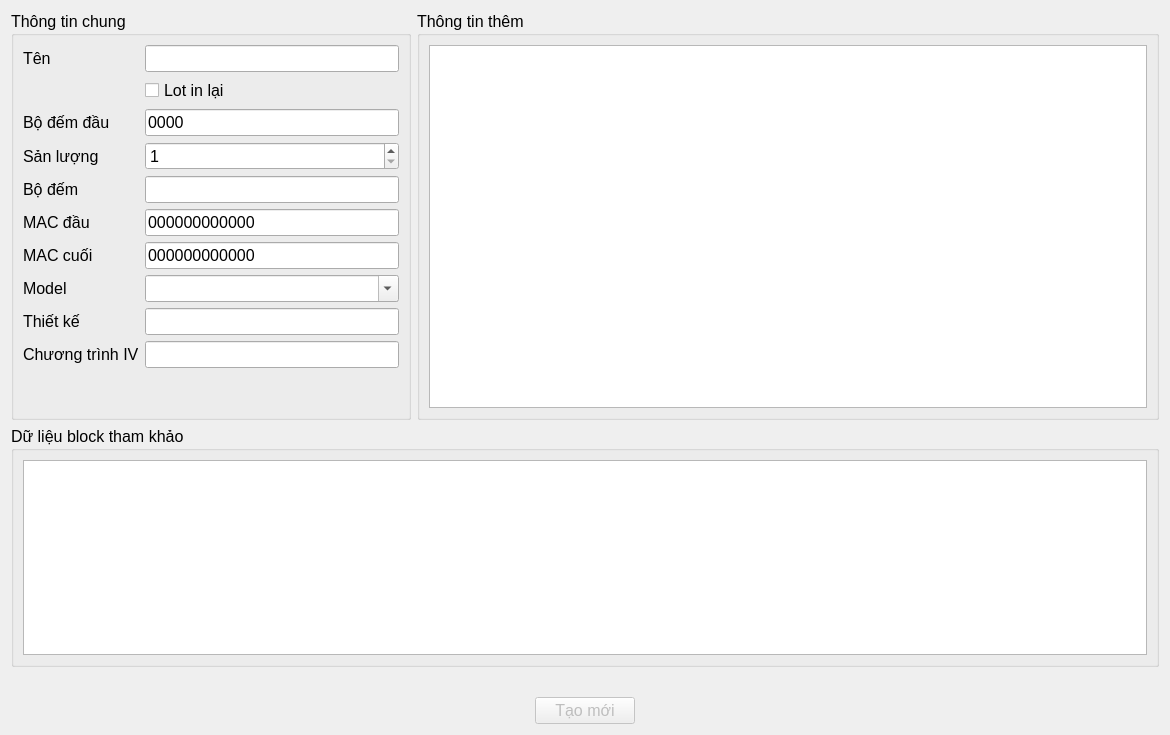
<?xml version="1.0" encoding="UTF-8"?>
<ui version="4.0">
 <class>LotPropertiesDialog</class>
 <widget class="QDialog" name="LotPropertiesDialog">
  <property name="geometry">
   <rect>
    <x>0</x>
    <y>0</y>
    <width>1170</width>
    <height>735</height>
   </rect>
  </property>
  <property name="font">
   <font>
    <pointsize>12</pointsize>
   </font>
  </property>
  <property name="windowTitle">
   <string>Thông tin lot</string>
  </property>
  <layout class="QGridLayout" name="gridLayout_2">
   <item row="0" column="0">
    <widget class="QGroupBox" name="groupBox">
     <property name="minimumSize">
      <size>
       <width>200</width>
       <height>0</height>
      </size>
     </property>
     <property name="maximumSize">
      <size>
       <width>400</width>
       <height>16777215</height>
      </size>
     </property>
     <property name="title">
      <string>Thông tin chung</string>
     </property>
     <layout class="QGridLayout" name="gridLayout_3">
      <item row="6" column="1">
       <widget class="QLineEdit" name="txtMACStart">
        <property name="text">
         <string>000000000000</string>
        </property>
        <property name="maxLength">
         <number>12</number>
        </property>
       </widget>
      </item>
      <item row="3" column="1">
       <widget class="QSpinBox" name="spxQuantity">
        <property name="minimum">
         <number>1</number>
        </property>
        <property name="maximum">
         <number>100000</number>
        </property>
       </widget>
      </item>
      <item row="9" column="0">
       <widget class="QLabel" name="label_3">
        <property name="text">
         <string>Thiết kế</string>
        </property>
       </widget>
      </item>
      <item row="7" column="0">
       <widget class="QLabel" name="label_8">
        <property name="text">
         <string>MAC cuối</string>
        </property>
       </widget>
      </item>
      <item row="8" column="1">
       <widget class="QComboBox" name="cbxModel">
        <property name="editable">
         <bool>true</bool>
        </property>
       </widget>
      </item>
      <item row="1" column="1">
       <widget class="QCheckBox" name="chxRePrint">
        <property name="text">
         <string>Lot in lại</string>
        </property>
       </widget>
      </item>
      <item row="10" column="0">
       <widget class="QLabel" name="label_4">
        <property name="text">
         <string>Chương trình IV</string>
        </property>
       </widget>
      </item>
      <item row="5" column="1">
       <widget class="QLineEdit" name="txtCounter">
        <property name="readOnly">
         <bool>true</bool>
        </property>
       </widget>
      </item>
      <item row="0" column="1">
       <widget class="QLineEdit" name="txtName">
        <property name="minimumSize">
         <size>
          <width>0</width>
          <height>0</height>
         </size>
        </property>
       </widget>
      </item>
      <item row="7" column="1">
       <widget class="QLineEdit" name="txtMACEnd">
        <property name="text">
         <string>000000000000</string>
        </property>
        <property name="maxLength">
         <number>12</number>
        </property>
       </widget>
      </item>
      <item row="8" column="0">
       <widget class="QLabel" name="label_2">
        <property name="text">
         <string>Model</string>
        </property>
       </widget>
      </item>
      <item row="0" column="0">
       <widget class="QLabel" name="label">
        <property name="text">
         <string>Tên</string>
        </property>
       </widget>
      </item>
      <item row="11" column="1">
       <spacer name="verticalSpacer">
        <property name="orientation">
         <enum>Qt::Vertical</enum>
        </property>
        <property name="sizeHint" stdset="0">
         <size>
          <width>20</width>
          <height>40</height>
         </size>
        </property>
       </spacer>
      </item>
      <item row="5" column="0">
       <widget class="QLabel" name="label_6">
        <property name="text">
         <string>Bộ đếm</string>
        </property>
       </widget>
      </item>
      <item row="3" column="0">
       <widget class="QLabel" name="label_9">
        <property name="text">
         <string>Sản lượng</string>
        </property>
       </widget>
      </item>
      <item row="6" column="0">
       <widget class="QLabel" name="label_7">
        <property name="text">
         <string>MAC đầu</string>
        </property>
       </widget>
      </item>
      <item row="2" column="0">
       <widget class="QLabel" name="label_5">
        <property name="text">
         <string>Bộ đếm đầu</string>
        </property>
       </widget>
      </item>
      <item row="2" column="1">
       <widget class="QLineEdit" name="txtCounterStart">
        <property name="text">
         <string>0000</string>
        </property>
       </widget>
      </item>
      <item row="9" column="1">
       <widget class="QLineEdit" name="txtDesign">
        <property name="readOnly">
         <bool>true</bool>
        </property>
       </widget>
      </item>
      <item row="10" column="1">
       <widget class="QLineEdit" name="txtProgram">
        <property name="readOnly">
         <bool>true</bool>
        </property>
       </widget>
      </item>
     </layout>
    </widget>
   </item>
   <item row="2" column="0" colspan="2">
    <widget class="QGroupBox" name="groupBox_3">
     <property name="title">
      <string>Dữ liệu block tham khảo</string>
     </property>
     <layout class="QGridLayout" name="gridLayout_5">
      <item row="0" column="0">
       <widget class="TableView" name="tbvBlocks">
        <property name="editTriggers">
         <set>QAbstractItemView::NoEditTriggers</set>
        </property>
        <attribute name="horizontalHeaderStretchLastSection">
         <bool>true</bool>
        </attribute>
        <attribute name="verticalHeaderVisible">
         <bool>false</bool>
        </attribute>
        <attribute name="verticalHeaderMinimumSectionSize">
         <number>22</number>
        </attribute>
        <attribute name="verticalHeaderDefaultSectionSize">
         <number>22</number>
        </attribute>
       </widget>
      </item>
     </layout>
    </widget>
   </item>
   <item row="0" column="1">
    <widget class="QGroupBox" name="groupBox_2">
     <property name="maximumSize">
      <size>
       <width>16777215</width>
       <height>16777215</height>
      </size>
     </property>
     <property name="title">
      <string>Thông tin thêm</string>
     </property>
     <layout class="QGridLayout" name="gridLayout_4">
      <item row="0" column="0">
       <widget class="TableView" name="tbvParams">
        <attribute name="horizontalHeaderStretchLastSection">
         <bool>true</bool>
        </attribute>
        <attribute name="verticalHeaderMinimumSectionSize">
         <number>22</number>
        </attribute>
        <attribute name="verticalHeaderDefaultSectionSize">
         <number>22</number>
        </attribute>
       </widget>
      </item>
     </layout>
    </widget>
   </item>
   <item row="11" column="0" colspan="2">
    <layout class="QHBoxLayout" name="horizontalLayout">
     <item>
      <spacer name="horizontalSpacer">
       <property name="orientation">
        <enum>Qt::Horizontal</enum>
       </property>
       <property name="sizeHint" stdset="0">
        <size>
         <width>40</width>
         <height>20</height>
        </size>
       </property>
      </spacer>
     </item>
     <item>
      <widget class="QPushButton" name="btnCreateOrChange">
       <property name="enabled">
        <bool>false</bool>
       </property>
       <property name="minimumSize">
        <size>
         <width>100</width>
         <height>0</height>
        </size>
       </property>
       <property name="text">
        <string>Tạo mới</string>
       </property>
      </widget>
     </item>
     <item>
      <spacer name="horizontalSpacer_2">
       <property name="orientation">
        <enum>Qt::Horizontal</enum>
       </property>
       <property name="sizeHint" stdset="0">
        <size>
         <width>40</width>
         <height>20</height>
        </size>
       </property>
      </spacer>
     </item>
    </layout>
   </item>
   <item row="3" column="0" colspan="2">
    <widget class="QLabel" name="lblError">
     <property name="styleSheet">
      <string notr="true">color:red;</string>
     </property>
     <property name="text">
      <string/>
     </property>
    </widget>
   </item>
  </layout>
 </widget>
 <customwidgets>
  <customwidget>
   <class>TableView</class>
   <extends>QTableView</extends>
   <header>tableview.h</header>
  </customwidget>
 </customwidgets>
 <resources/>
 <connections/>
</ui>
